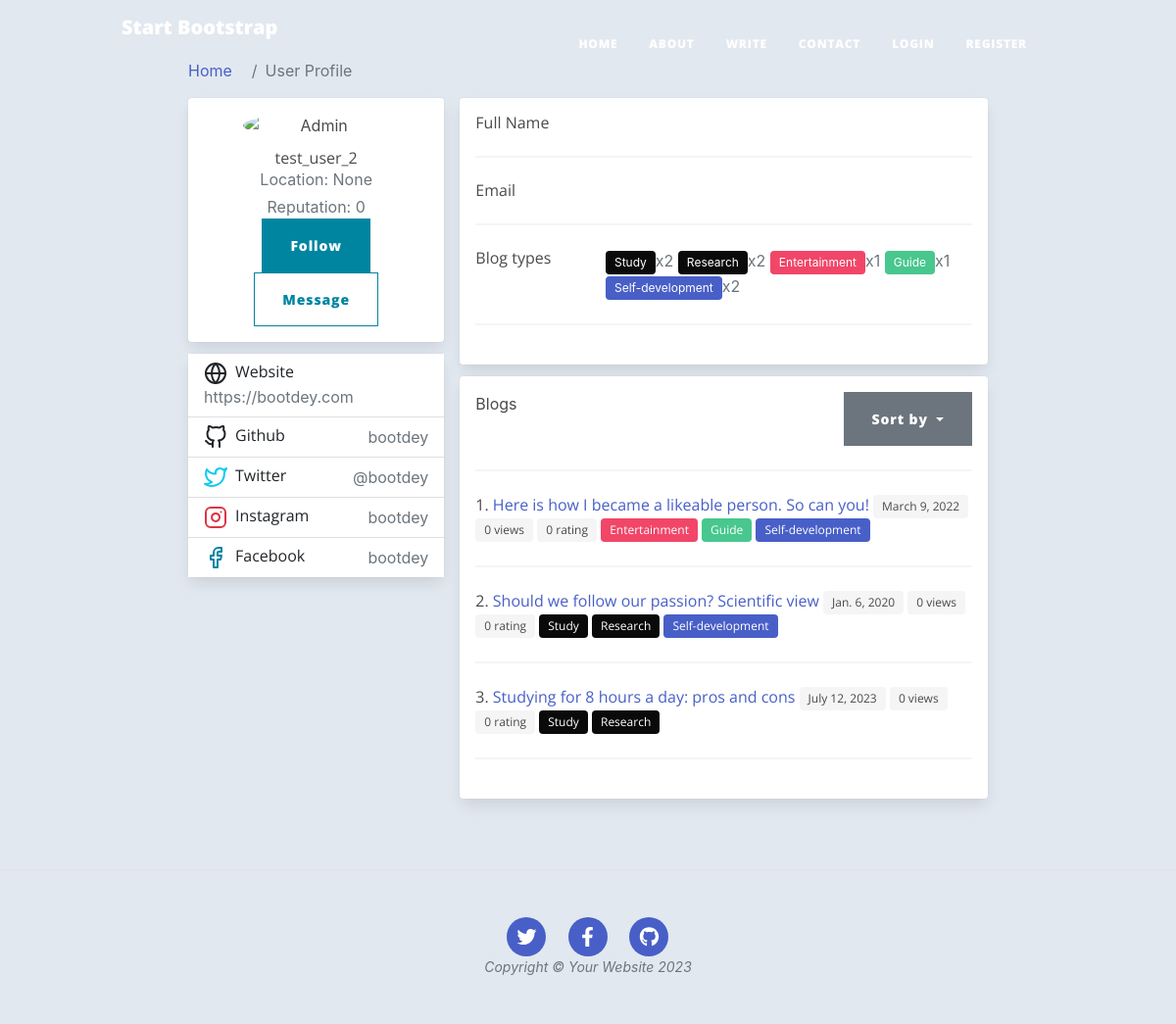
Screenshot of /feed/user/4 with the database file from the repository.
### feed/models.py (models this page shows, shortened)
class UserProfile(models.Model):
    user = models.OneToOneField(User, on_delete=models.CASCADE)
    bio = models.TextField(max_length=500, blank=True)
    reputation = models.IntegerField(default=0)
    location = models.CharField(max_length=100, choices=COUNTRIES, blank=True, null=True)
    birth_date = models.DateField(blank=True, null=True)
    followers = models.ManyToManyField(User, related_name='followers')
    website = models.CharField(max_length=100, blank=True)
    github = models.CharField(max_length=100, blank=True)
    twitter = models.CharField(max_length=100, blank=True)
    instagram = models.CharField(max_length=100, blank=True)
    facebook = models.CharField(max_length=100, blank=True)
    def __str__(self):
        return f'{self.user.first_name} {self.user.last_name}'

class ContentType(models.Model):
    type = models.CharField(max_length=100)
    TAG_COLORS = [
        ("primary", "primary"),
        ("info", "info"),
        ("link", "link"),
        ("success", "success"),
        ("black", "black"),
        ("dark", "dark"),
        ("light", "light"),
        ("white", "white"),
        ("warning", "warning"),
        ("danger", "danger"),
    ]
    color = models.CharField(
        max_length=20, choices=TAG_COLORS, default=choice(TAG_COLORS),
    )
    def __str__(self):
        return self.type

class Blog(models.Model):
    title = models.CharField(max_length=200, null=True)
    author = models.ForeignKey(
        User,
        on_delete=models.RESTRICT,
        blank=True,
        null=True,
    )
    post_date = models.DateField(default=now)
    content_type = models.ManyToManyField(ContentType)
    language = models.ForeignKey(Language, on_delete=models.RESTRICT, null=True)
    content = QuillField()
    upvoters = models.ManyToManyField(User, related_name='upvoters')
    views = models.IntegerField(editable=False, default=0)
    class Meta:
        ordering = ['-post_date']
    def __str__(self):
        return self.title
    def get_rating(self):
        return len(self.upvoters.all())

### feed/views.py (the view, shortened to what this page needs)
# urls.py: path('user/<int:pk>', views.profile, name='profile'),
def profile(request, pk, sorting='title', edit=''):
    user = get_object_or_404(User, pk=pk)
    user_profile = user.userprofile
    reverse_sorting = {'rating', 'views', 'post_date'}
    if sorting in reverse_sorting:
        sorting = '-' + sorting
    blogs_sorted = user.blog_set.order_by(sorting).all()
    context = {'passed_user': user, 'blogs_sorted': blogs_sorted}
    if not edit:
        return render(request, 'feed/profile.html', context=context)

### feed/templatetags/feed_extras.py (called while the page is built)
@register.filter
def get_blog_types(user: User) -> list[tuple]:
    types = defaultdict(int)
    for blog in user.blog_set.all():
        for content_type in blog.content_type.all():
            types[content_type] += 1
    return list(types.items())

### feed/templates/feed/profile.html (shortened to what this page needs)
{% extends 'base_generic.html' %}
{% block additional_links %}
  {% load feed_extras %}
  {% load static %}
  <link href="{% static 'css/profile_style.css' %}" rel="stylesheet"/>
  <link rel='stylesheet' href='https://cdnjs.cloudflare.com/ajax/libs/bulma/0.7.5/css/bulma.css'>
{% endblock %}
{% block navbar-extra-classes %}{% endblock %}
{% block content %}
<div class="container">
    <div class="main-body">
          <nav aria-label="breadcrumb" class="main-breadcrumb">
            <ol class="breadcrumb">
              <li class="breadcrumb-item"><a href="{% url 'index' %}">Home</a></li>
              <li class="breadcrumb-item active" aria-current="page">User Profile</li>
            </ol>
          </nav>
          <div class="row gutters-sm">
            <div class="col-md-4 mb-3">
              <div class="card">
                <div class="card-body">
                  <div class="d-flex flex-column align-items-center text-center">
                    <img src="https://bootdey.com/img/Content/avatar/avatar7.png" alt="Admin" class="rounded-circle" width="150">
                    <div class="mt-3">
                      <h4>{{ passed_user }}</h4>
                      <p class="text-secondary mb-1">Location: {{ passed_user.userprofile.location }}</p>
                      <p class="text-muted font-size-sm">Reputation: {{ passed_user.userprofile.reputation }}</p>
                      {% if not user.is_authenticated or user.pk != passed_user.pk %}
                        {% if not user.is_authenticated or user not in passed_user.userprofile.followers.all %}
                          <a class="btn btn-primary" href="{% url 'follow' passed_user.pk %}">Follow</a>
                        {% else %}
                          <a class="btn btn-primary" href="{% url 'unfollow' passed_user.pk %}">Unfollow</a>
                        {% endif %}
                        <a class="btn btn-outline-primary">Message</a>
                      {% endif %}
                    </div>
                  </div>
                </div>
              </div>
              {% block left_form %}
              <div class="card mt-3">
                <ul class="list-group list-group-flush">
                  <li class="list-group-item d-flex justify-content-between align-items-center flex-wrap">
                    <h6 class="mb-0">Website</h6>
                    <span class="text-secondary">https://bootdey.com</span>
                  </li>
                  <li class="list-group-item d-flex justify-content-between align-items-center flex-wrap">
                    <h6 class="mb-0">Github</h6>
                    <span class="text-secondary">bootdey</span>
                  </li>
                  <li class="list-group-item d-flex justify-content-between align-items-center flex-wrap">
                    <h6 class="mb-0">Twitter</h6>
                    <span class="text-secondary">@bootdey</span>
                  </li>
                  <li class="list-group-item d-flex justify-content-between align-items-center flex-wrap">
                    <h6 class="mb-0">Instagram</h6>
                    <span class="text-secondary">bootdey</span>
                  </li>
                  <li class="list-group-item d-flex justify-content-between align-items-center flex-wrap">
                    <h6 class="mb-0">Facebook</h6>
                    <span class="text-secondary">bootdey</span>
                  </li>
                </ul>
              </div>
              {% endblock %}
            </div>
            <div class="col-md-8">
              <div class="card mb-3">
                {% block right_form %}
                <div class="card-body">
                  <div class="row">
                    <div class="col-sm-3">
                      <h6 class="mb-0">Full Name</h6>
                    </div>
                    <div class="col-sm-9 text-secondary">
                    </div>
                  </div>
                  <hr>
                  <div class="row">
                    <div class="col-sm-3">
                      <h6 class="mb-0">Email</h6>
                    </div>
                    <div class="col-sm-9 text-secondary">
                    </div>
                  </div>
                  <hr>
                  <div class="row">
                    <div class="col-sm-3">
                      <h6 class="mb-0">Blog types</h6>
                    </div>
                    <div class="col-sm-9 text-secondary">
                      {% for type, number in passed_user|get_blog_types %}
                        <span class="tag is-{{ type.color }}">{{ type }}</span>x{{ number }}
                      {% endfor %}
                    </div>
                  </div>
                  <hr>
                </div>
                {% endblock %}
              </div>
              {% if passed_user.blog_set %}
                <div class="card mb-3">
                  <div class="card-body">
                    <div class="row">
                      <div class="col justify-content-between" style="display: flex;">
                        <div>Blogs</div>
                        <div class="dropdown">
                          <button class="btn btn-secondary dropdown-toggle" type="button" id="dropdownMenuButton" data-bs-toggle="dropdown" aria-haspopup="true" aria-expanded="false">
                            Sort by
                          </button>
                        </div>
                      </div>
                    </div>
                    <hr>
                    {% for blog in blogs_sorted %}
                      <div class="row">
                        <div class="col">
                          <h6 class="mb-0">{{ forloop.counter }}.
                            <a href="{% url 'blog' blog.pk %}">{{ blog }}</a>
                            <span class="tag is-light">{{ blog.post_date }}</span>
                            <span class="tag is-light">{{ blog.views }} views</span>
                            <span class="tag is-light">{{ blog.get_rating }} rating</span>
                          {% for type in blog.content_type.all %}
                            <span class="tag is-{{ type.color }}">{{ type }}</span>
                          {% endfor %}
                          </h6>
                        </div>
                      </div>
                      <hr>
                    {% endfor %}
                  </div>
                </div>
              {% endif %}
            </div>
          </div>
        </div>
    </div>
{% endblock %}

### feed/static/css/profile_style.css (style rules this page uses)
body { margin-top:20px; color: #1a202c; text-align: left; background-color: #e2e8f0; }
.main-body { padding: 60px; }
.card { box-shadow: 0 1px 3px 0 rgba(0,0,0,.1), 0 1px 2px 0 rgba(0,0,0,.06); }
.card { position: relative; display: flex; flex-direction: column; min-width: 0; word-wrap: break-word; background-color: #fff; background-clip: border-box; border: 0 solid rgba(0,0,0,.125); border-radius: .25rem; }
.card-body { flex: 1 1 auto; min-height: 1px; padding: 1rem; }
.gutters-sm { margin-right: -8px; margin-left: -8px; }
.gutters-sm>.col, .gutters-sm>[class*=col-] { padding-right: 8px; padding-left: 8px; }
.mb-3, .my-3 { margin-bottom: 1rem!important; }

### rows the page displays
ContentType: type "Study", number "2"
ContentType: type "Research", id "2"
ContentType: type "Entertainment", number "1"
ContentType: type "Guide", number "1"
ContentType: type "Self-development", number "2"
Blog: title "Here is how I became a likeable person. So can you!", post_date "March 9, 2022", views "0", get_rating "0"
Blog: title "Should we follow our passion? Scientific view", post_date "Jan. 6, 2020", views "0", get_rating "0"
Blog: title "Studying for 8 hours a day: pros and cons", post_date "July 12, 2023", views "0", get_rating "0"

### other values shown
{{ passed_user }} "test_user_2"
{{ passed_user.userprofile.location }} "None"
{{ passed_user.userprofile.reputation }} "0"
